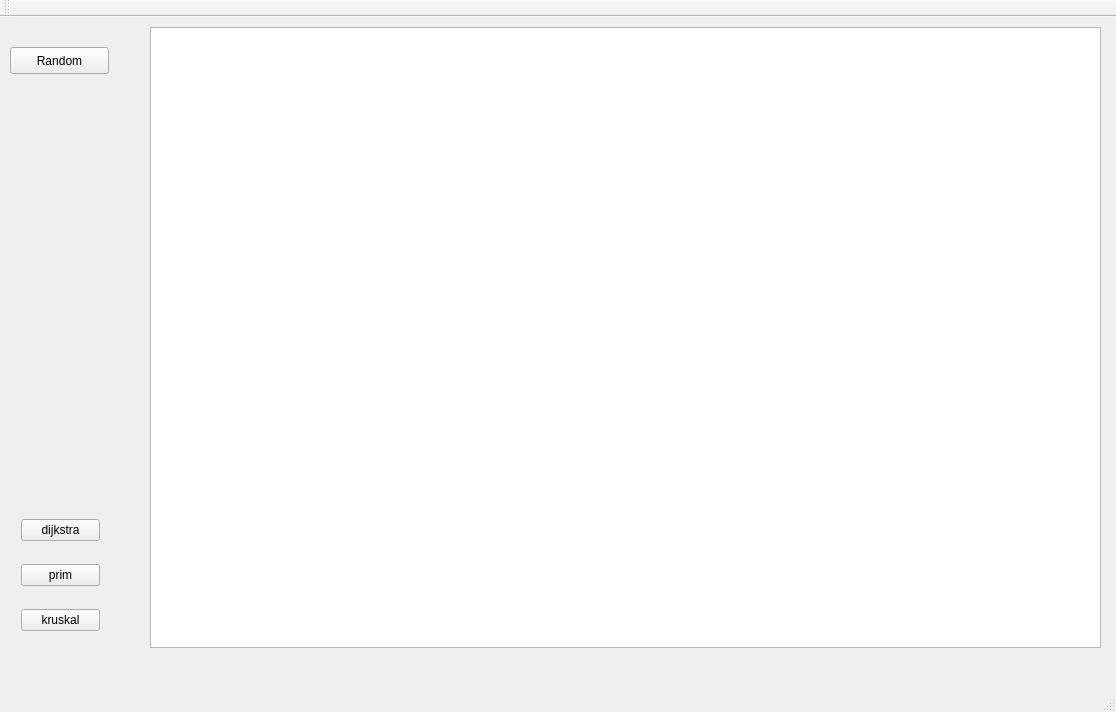
<?xml version="1.0" encoding="UTF-8"?>
<ui version="4.0">
 <class>MainWindow</class>
 <widget class="QMainWindow" name="MainWindow">
  <property name="geometry">
   <rect>
    <x>0</x>
    <y>0</y>
    <width>1116</width>
    <height>712</height>
   </rect>
  </property>
  <property name="windowTitle">
   <string>MainWindow</string>
  </property>
  <widget class="QWidget" name="centralWidget">
   <widget class="QPushButton" name="pushButton_random">
    <property name="geometry">
     <rect>
      <x>10</x>
      <y>30</y>
      <width>99</width>
      <height>27</height>
     </rect>
    </property>
    <property name="text">
     <string>Random</string>
    </property>
   </widget>
   <widget class="QGraphicsView" name="graphicsView_pantalla">
    <property name="geometry">
     <rect>
      <x>150</x>
      <y>10</y>
      <width>951</width>
      <height>621</height>
     </rect>
    </property>
   </widget>
   <widget class="QWidget" name="">
    <property name="geometry">
     <rect>
      <x>10</x>
      <y>474</y>
      <width>101</width>
      <height>171</height>
     </rect>
    </property>
    <layout class="QVBoxLayout" name="verticalLayout">
     <item>
      <widget class="QPushButton" name="pushButton_dijkstra">
       <property name="text">
        <string>dijkstra</string>
       </property>
      </widget>
     </item>
     <item>
      <widget class="QPushButton" name="pushButton_prim">
       <property name="text">
        <string>prim</string>
       </property>
      </widget>
     </item>
     <item>
      <widget class="QPushButton" name="pushButton_4">
       <property name="text">
        <string>kruskal</string>
       </property>
      </widget>
     </item>
    </layout>
   </widget>
  </widget>
  <widget class="QMenuBar" name="menuBar">
   <property name="geometry">
    <rect>
     <x>0</x>
     <y>0</y>
     <width>1116</width>
     <height>25</height>
    </rect>
   </property>
  </widget>
  <widget class="QToolBar" name="mainToolBar">
   <attribute name="toolBarArea">
    <enum>TopToolBarArea</enum>
   </attribute>
   <attribute name="toolBarBreak">
    <bool>false</bool>
   </attribute>
  </widget>
  <widget class="QStatusBar" name="statusBar"/>
 </widget>
 <layoutdefault spacing="6" margin="11"/>
 <resources/>
 <connections/>
</ui>
